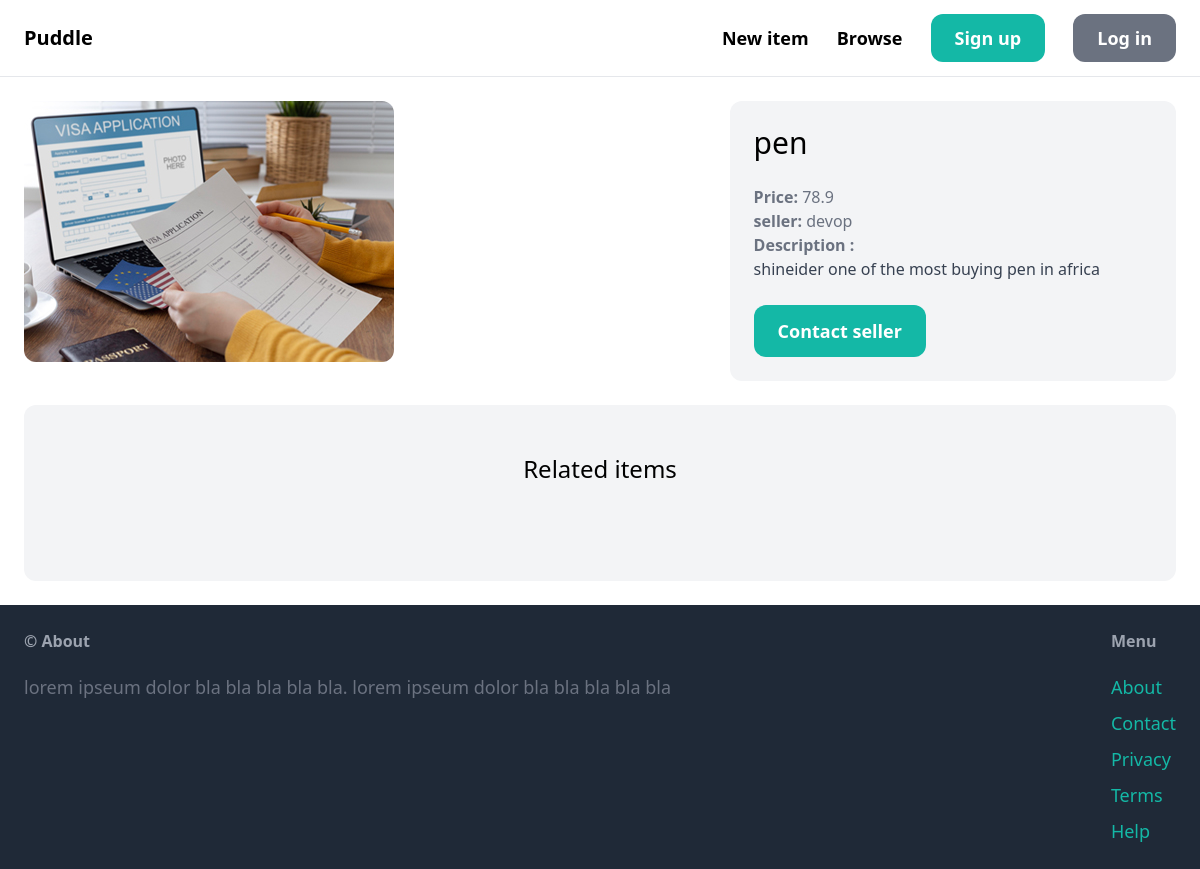
Screenshot of /items/2/ with the database file from the repository.
### items/models.py (models this page shows, shortened)
class Item(models.Model):
    category = models.ForeignKey(Category,related_name='items',on_delete=models.CASCADE)
    name = models.CharField(max_length=255)
    description = models.TextField(blank=True,null=True)
    price = models.FloatField()
    image= models.ImageField(upload_to='item_images',blank=True,null= True)
    is_sold = models.BooleanField(default=False)
    created_by = models.ForeignKey(User,related_name='items',on_delete=models.CASCADE)
    created_at = models.DateTimeField(auto_now_add=True)

### items/views.py (the view)
# urls.py: path('<int:pk>/',views.detail,name="detail")
def detail(request , pk):
    item = get_object_or_404(Item, pk=pk)
    related_items = Item.objects.filter(category=item.category,is_sold=False).exclude(pk=pk)[0:3]
    return render(request, 'item/detail.html',{'item':item,'related_items':related_items})

### items/templates/item/detail.html (shortened to what this page needs)
{%extends 'core/base.html' %} {%block title %}{{ item.name }}{%endblock%}
{%block content%}
<div class="grid grid-cols-5 gap-6">
  <div class="col-span-3">
    <img src="{{item.image.url}}" class="rounded-xl" />
  </div>
  <div class="col-span-2 p-6 bg-gray-100 rounded-xl">
    <h1 class="mb-6 text-3xl">{{ item.name }}</h1>
    <p class="text-gray-500"><strong>Price: </strong>{{ item.price }}</p>
    <p class="text-gray-500">
      <strong>seller: </strong>{{ item.created_by.username }}
    </p>
    {% if item.description %}
    <p class="text-gray-700">
      <strong class="text-gray-500">Description :</strong> <br/>
      {{item.description}}
    </p>
    {% endif %}
    <a href="#" class="inline-block mt-6 px-6 py-3 text-lg font-semibold bg-teal-500 text-white rounded-xl hover:bg-teal-700">Contact seller</a>
  </div>
</div>
<div class="mt-6 px-6 py-12 bg-gray-100 rounded-xl">
    <h2 class="mb-12 text-2xl text-center">Related items</h2>
   </div>
{%endblock content%}

### rows the page displays
Item: image (picture), name "pen", price "78.9", created_by.username "devop", description "shineider one of the most buying pen in africa"
